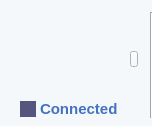
              <widget class="QWidget" name="widget" native="true">
               <property name="sizePolicy">
                <sizepolicy hsizetype="Fixed" vsizetype="Fixed">
                 <horstretch>0</horstretch>
                 <verstretch>0</verstretch>
                </sizepolicy>
               </property>
               <property name="minimumSize">
                <size>
                 <width>152</width>
                 <height>126</height>
                </size>
               </property>
               <property name="maximumSize">
                <size>
                 <width>152</width>
                 <height>126</height>
                </size>
               </property>
               <property name="styleSheet">
                <string notr="true">background-color: rgb(170, 255, 0);
background-color: rgb(245, 248, 250);</string>
               </property>
               <widget class="QToolButton" name="OnScopeCamButton">
                <property name="geometry">
                 <rect>
                  <x>25</x>
                  <y>16</y>
                  <width>94</width>
                  <height>72</height>
                 </rect>
                </property>
                <property name="styleSheet">
                 <string notr="true">#OnScopeCamButton{
background-color: transparent; 
border-image: url(:/online/Asset 14.png);
background:none;
border:none;
background-repeat:none;
}
#OnScopeCamButton:pressed
{
border-image:url(:/online/Asset 14_pre.png);
background-repeat: no-repeat;
}
</string>
                </property>
                <property name="text">
                 <string/>
                </property>
               </widget>
               <widget class="QPushButton" name="OnScopeShowButton">
                <property name="geometry">
                 <rect>
                  <x>130</x>
                  <y>51</y>
                  <width>8</width>
                  <height>16</height>
                 </rect>
                </property>
                <property name="sizePolicy">
                 <sizepolicy hsizetype="Fixed" vsizetype="Fixed">
                  <horstretch>0</horstretch>
                  <verstretch>0</verstretch>
                 </sizepolicy>
                </property>
                <property name="minimumSize">
                 <size>
                  <width>8</width>
                  <height>16</height>
                 </size>
                </property>
                <property name="maximumSize">
                 <size>
                  <width>8</width>
                  <height>16</height>
                 </size>
                </property>
                <property name="styleSheet">
                 <string notr="true">border-image: url(:/online/Arrow.png);</string>
                </property>
                <property name="text">
                 <string/>
                </property>
               </widget>
               <widget class="QWidget" name="OnScopeCamSign" native="true">
                <property name="geometry">
                 <rect>
                  <x>20</x>
                  <y>101</y>
                  <width>16</width>
                  <height>16</height>
                 </rect>
                </property>
                <property name="minimumSize">
                 <size>
                  <width>16</width>
                  <height>16</height>
                 </size>
                </property>
                <property name="maximumSize">
                 <size>
                  <width>16</width>
                  <height>16</height>
                 </size>
                </property>
                <property name="styleSheet">
                 <string notr="true">background-color: rgb(85, 85, 127);</string>
                </property>
               </widget>
               <widget class="QLabel" name="OnScopeCamStatusLabel">
                <property name="geometry">
                 <rect>
                  <x>40</x>
                  <y>101</y>
                  <width>97</width>
                  <height>16</height>
                 </rect>
                </property>
                <property name="font">
                 <font>
                  <family>Arial</family>
                  <pointsize>11</pointsize>
                  <weight>75</weight>
                  <bold>true</bold>
                 </font>
                </property>
                <property name="styleSheet">
                 <string notr="true">color: rgb(67, 114, 193);</string>
                </property>
                <property name="text">
                 <string>Connected</string>
                </property>
               </widget>
               <widget class="Line" name="line">
                <property name="geometry">
                 <rect>
                  <x>150</x>
                  <y>12</y>
                  <width>2</width>
                  <height>106</height>
                 </rect>
                </property>
                <property name="sizePolicy">
                 <sizepolicy hsizetype="Fixed" vsizetype="Fixed">
                  <horstretch>0</horstretch>
                  <verstretch>0</verstretch>
                 </sizepolicy>
                </property>
                <property name="minimumSize">
                 <size>
                  <width>2</width>
                  <height>106</height>
                 </size>
                </property>
                <property name="maximumSize">
                 <size>
                  <width>2</width>
                  <height>106</height>
                 </size>
                </property>
                <property name="orientation">
                 <enum>Qt::Vertical</enum>
                </property>
               </widget>
              </widget>
